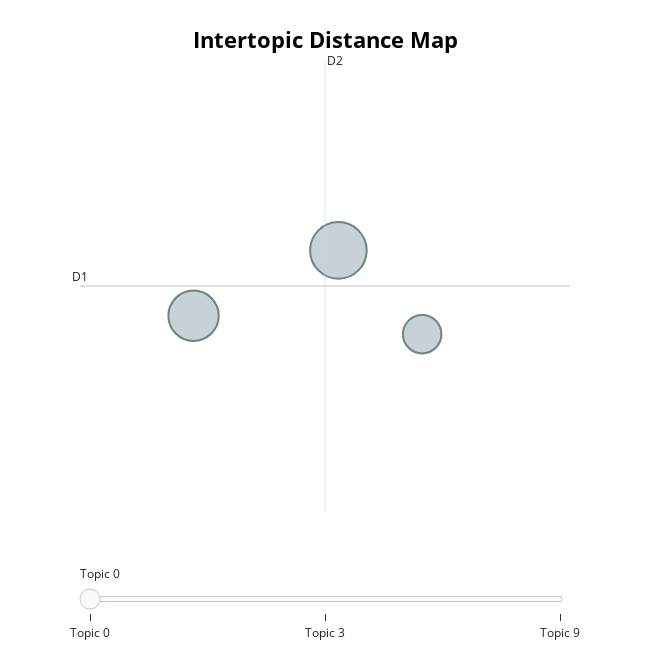

Notebook code for this chart:
### Code cell
topic_model.visualize_topics([0,3,9])

### Figure 1 — Plotly figure (JSON) as saved in the notebook; plotly's stock layout.template omitted (floating-point values rounded to 4 significant figures)
{"data": [{"customdata": [[0, "police | detective | cop | drug | murder", 335], [3, "agent | cia | terrorist | spy | russian", 265], [9, "heist | bank | money | rob | thief", 155]], "hovertemplate": "<b>Topic %{customdata[0]}</b><br>%{customdata[1]}<br>Size: %{customdata[2]}", "legendgroup": "", "marker": {"color": "#B0BEC5", "line": {"color": "DarkSlateGrey", "width": 2}, "size": [335, 265, 155], "sizemode": "area", "sizeref": 0.2094, "symbol": "circle"}, "mode": "markers", "name": "", "orientation": "v", "showlegend": false, "type": "scatter", "x": [5.342, 4.484, 5.839], "xaxis": "x", "y": [11.24, 10.66, 10.5], "yaxis": "y"}], "layout": {"annotations": [{"showarrow": false, "text": "D1", "x": 3.812, "y": 10.92, "yshift": 10}, {"showarrow": false, "text": "D2", "x": 5.263, "xshift": 10, "y": 12.92}], "height": 650, "hoverlabel": {"bgcolor": "white", "font": {"family": "Rockwell", "size": 16}}, "legend": {"itemsizing": "constant", "tracegroupgap": 0}, "margin": {"t": 60}, "shapes": [{"line": {"color": "#CFD8DC", "width": 2}, "type": "line", "x0": 5.263, "x1": 5.263, "y0": 8.921, "y1": 12.92}, {"line": {"color": "#9E9E9E", "width": 2}, "type": "line", "x0": 3.812, "x1": 6.714, "y0": 10.92, "y1": 10.92}], "sliders": [{"active": 0, "pad": {"t": 50}, "steps": [{"args": [{"marker.color": [["red", "#B0BEC5", "#B0BEC5"]]}], "label": "Topic 0", "method": "update"}, {"args": [{"marker.color": [["#B0BEC5", "red", "#B0BEC5"]]}], "label": "Topic 3", "method": "update"}, {"args": [{"marker.color": [["#B0BEC5", "#B0BEC5", "red"]]}], "label": "Topic 9", "method": "update"}]}], "title": {"font": {"color": "Black", "size": 22}, "text": "<b>Intertopic Distance Map</b>", "x": 0.5, "xanchor": "center", "y": 0.95, "yanchor": "top"}, "width": 650, "xaxis": {"anchor": "y", "domain": [0, 1], "range": [3.812, 6.714], "title": {"text": ""}, "visible": false}, "yaxis": {"anchor": "x", "domain": [0, 1], "range": [8.921, 12.92], "title": {"text": ""}, "visible": false}}}
